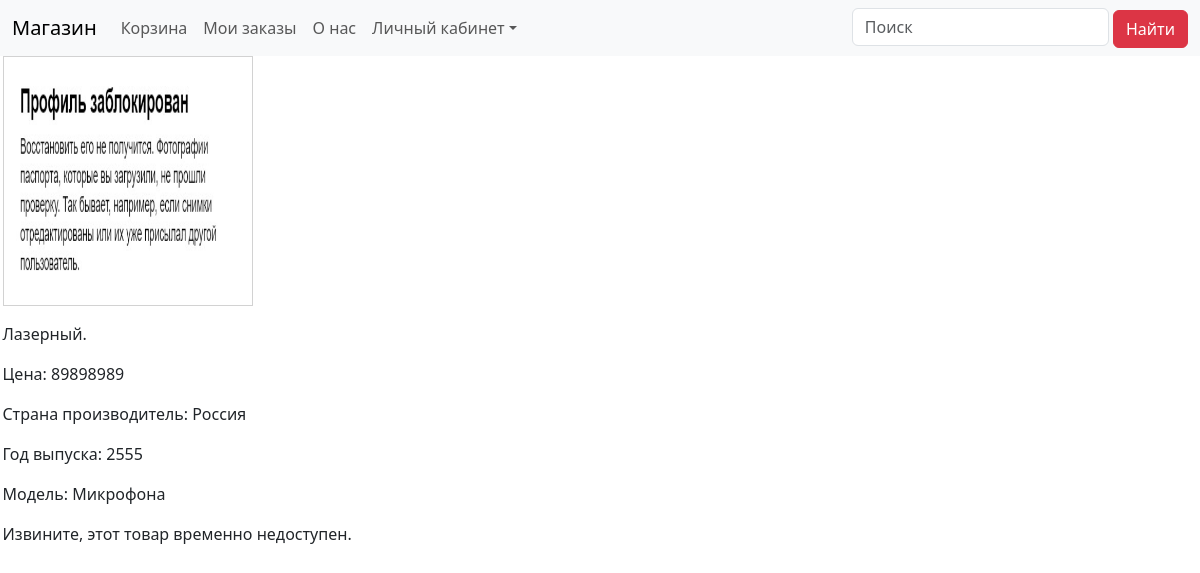
/product/1/, run on the app's committed database.
### main/models.py (models this page shows)
class Product(models.Model):
	title = models.CharField(max_length=55)
	price = models.PositiveIntegerField(default=0)
	categories = models.ManyToManyField("Category")
	image = models.ImageField(upload_to='photos')
	country = models.CharField(max_length=50)  # Новое поле для страны производителя
	manufacture_year = models.IntegerField()  # Новое поле для года производства
	model = models.CharField(max_length=50)  # Новое поле для модели товара
	availability = models.PositiveIntegerField(default=0)

### main/views.py (the view)
# urls.py: path('product/<int:product_id>/', product_detail, name='product_detail'),
def product_detail(request, product_id):
    product = get_object_or_404(Product, id=product_id)
    return render(request, 'product_detail.html', {'product': product})

### main/templates/product_detail.html
{% extends 'base.html' %}
{% block content %}
<div>
    <p>
        <img src="{{ product.image.url }}" class='card-img-top card' alt="{{ product.title }} img">
    </p>
    <p>{{ product.title }}</p>
    <p>Цена: {{ product.price }}</p>
    <p>Страна производитель: {{ product.country }}</p>
    <p>Год выпуска: {{ product.manufacture_year }}</p>
    <p>Модель: {{ product.model }}</p>
    {% if product.availability > 0 %}
        <a href="{% url 'add' product.id %}">Добавить в корзину</a>
    {% else %}
        <p>Извините, этот товар временно недоступен.</p>
    {% endif %}
</div>
{% endblock %}

### main/static/main.css (style rules this page uses)
img { max-width: 100%; display: block; }
.card { min-height: 250px; width: 250px; }
.card-img-top { height: 250px; border-radius: 0px; }

### data on the page
Product: image (picture), title "Лазерный.", price "89898989", country "Россия", manufacture_year "2555", model "Микрофона"
